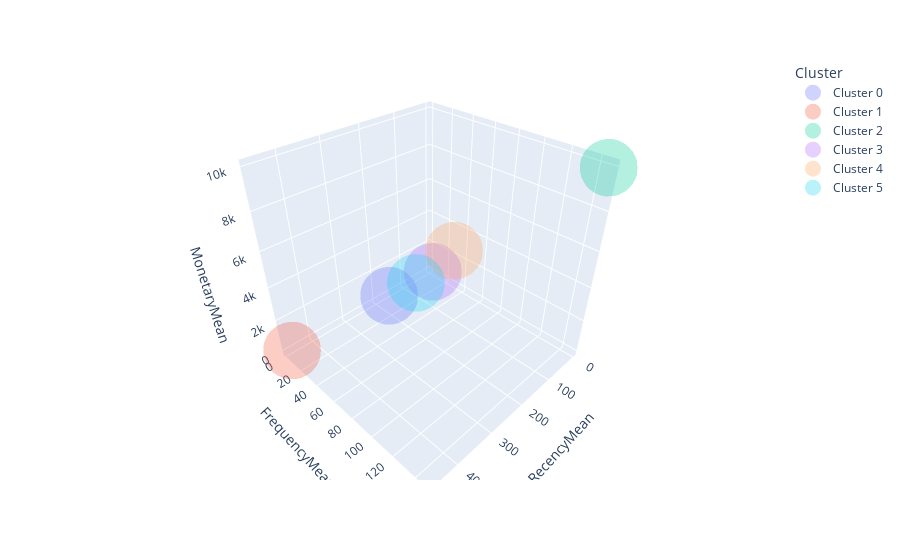

The cell this chart's notebook holds for it:
### Markdown cell above
- Except for cluster 2, which has only 3 customers, the remaining clusters overlap with each other.

### Code cell
import plotly.express as px

fig = px.scatter_3d(rfm_agg2, x='RecencyMean', y='FrequencyMean', z='MonetaryMean',
                    color = 'Cluster', opacity=0.3)
fig.update_traces(marker=dict(size=20),

                  selector=dict(mode='markers'))
fig.show()

### Figure 1 — Plotly figure (JSON) as saved in the notebook; plotly's stock layout.template omitted (floating-point values rounded to 4 significant figures)
{"data": [{"hovertemplate": "Cluster=Cluster 0<br>RecencyMean=%{x}<br>FrequencyMean=%{y}<br>MonetaryMean=%{z}<extra></extra>", "legendgroup": "Cluster 0", "marker": {"color": "#636efa", "opacity": 0.3, "size": 20, "symbol": "circle"}, "mode": "markers", "name": "Cluster 0", "scene": "scene", "showlegend": true, "type": "scatter3d", "x": [167], "y": [4], "z": [156]}, {"hovertemplate": "Cluster=Cluster 1<br>RecencyMean=%{x}<br>FrequencyMean=%{y}<br>MonetaryMean=%{z}<extra></extra>", "legendgroup": "Cluster 1", "marker": {"color": "#EF553B", "opacity": 0.3, "size": 20, "symbol": "circle"}, "mode": "markers", "name": "Cluster 1", "scene": "scene", "showlegend": true, "type": "scatter3d", "x": [460], "y": [1], "z": [37]}, {"hovertemplate": "Cluster=Cluster 2<br>RecencyMean=%{x}<br>FrequencyMean=%{y}<br>MonetaryMean=%{z}<extra></extra>", "legendgroup": "Cluster 2", "marker": {"color": "#00cc96", "opacity": 0.3, "size": 20, "symbol": "circle"}, "mode": "markers", "name": "Cluster 2", "scene": "scene", "showlegend": true, "type": "scatter3d", "x": [2], "y": [147], "z": [9980]}, {"hovertemplate": "Cluster=Cluster 3<br>RecencyMean=%{x}<br>FrequencyMean=%{y}<br>MonetaryMean=%{z}<extra></extra>", "legendgroup": "Cluster 3", "marker": {"color": "#ab63fa", "opacity": 0.3, "size": 20, "symbol": "circle"}, "mode": "markers", "name": "Cluster 3", "scene": "scene", "showlegend": true, "type": "scatter3d", "x": [53], "y": [20], "z": [1158]}, {"hovertemplate": "Cluster=Cluster 4<br>RecencyMean=%{x}<br>FrequencyMean=%{y}<br>MonetaryMean=%{z}<extra></extra>", "legendgroup": "Cluster 4", "marker": {"color": "#FFA15A", "opacity": 0.3, "size": 20, "symbol": "circle"}, "mode": "markers", "name": "Cluster 4", "scene": "scene", "showlegend": true, "type": "scatter3d", "x": [58], "y": [45], "z": [3444]}, {"hovertemplate": "Cluster=Cluster 5<br>RecencyMean=%{x}<br>FrequencyMean=%{y}<br>MonetaryMean=%{z}<extra></extra>", "legendgroup": "Cluster 5", "marker": {"color": "#19d3f3", "opacity": 0.3, "size": 20, "symbol": "circle"}, "mode": "markers", "name": "Cluster 5", "scene": "scene", "showlegend": true, "type": "scatter3d", "x": [89], "y": [11], "z": [442]}], "layout": {"legend": {"title": {"text": "Cluster"}, "tracegroupgap": 0}, "margin": {"t": 60}, "scene": {"domain": {"x": [0, 1], "y": [0, 1]}, "xaxis": {"title": {"text": "RecencyMean"}}, "yaxis": {"title": {"text": "FrequencyMean"}}, "zaxis": {"title": {"text": "MonetaryMean"}}}}}
